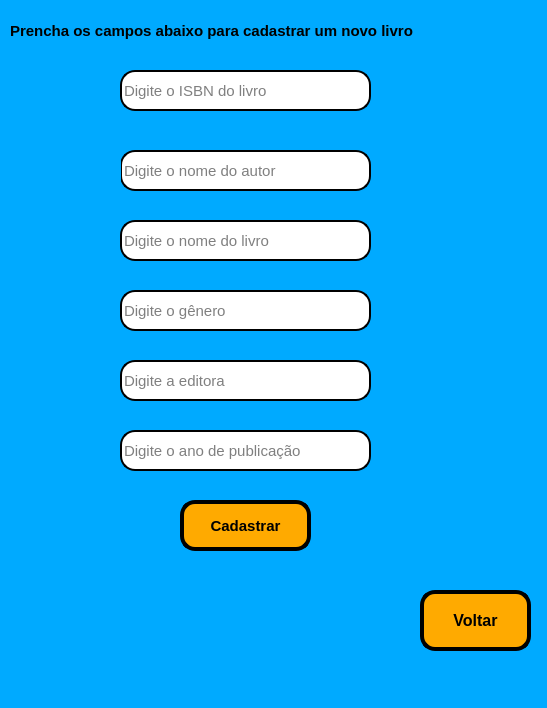
<?xml version="1.0" encoding="UTF-8"?>
<ui version="4.0">
 <class>MainWindow</class>
 <widget class="QMainWindow" name="MainWindow">
  <property name="geometry">
   <rect>
    <x>0</x>
    <y>0</y>
    <width>547</width>
    <height>708</height>
   </rect>
  </property>
  <property name="windowTitle">
   <string>Cadastrar Livro</string>
  </property>
  <property name="styleSheet">
   <string notr="true">background-color: rgb(0, 170, 255);</string>
  </property>
  <widget class="QWidget" name="centralwidget">
   <widget class="QLineEdit" name="editora">
    <property name="geometry">
     <rect>
      <x>120</x>
      <y>360</y>
      <width>251</width>
      <height>41</height>
     </rect>
    </property>
    <property name="font">
     <font>
      <pointsize>11</pointsize>
     </font>
    </property>
    <property name="styleSheet">
     <string notr="true">background-color: rgb(255, 255, 255);
border-radius: 15px;
border-style: outset;
border-width: 2px;</string>
    </property>
    <property name="inputMask">
     <string/>
    </property>
    <property name="text">
     <string/>
    </property>
    <property name="placeholderText">
     <string>Digite a editora</string>
    </property>
   </widget>
   <widget class="QLineEdit" name="genero">
    <property name="geometry">
     <rect>
      <x>120</x>
      <y>290</y>
      <width>251</width>
      <height>41</height>
     </rect>
    </property>
    <property name="font">
     <font>
      <pointsize>11</pointsize>
     </font>
    </property>
    <property name="styleSheet">
     <string notr="true">background-color: rgb(255, 255, 255);
border-radius: 15px;
border-style: outset;
border-width: 2px;</string>
    </property>
    <property name="inputMask">
     <string/>
    </property>
    <property name="text">
     <string/>
    </property>
    <property name="placeholderText">
     <string>Digite o gênero</string>
    </property>
   </widget>
   <widget class="QLabel" name="label_3">
    <property name="geometry">
     <rect>
      <x>110</x>
      <y>100</y>
      <width>321</width>
      <height>41</height>
     </rect>
    </property>
    <property name="font">
     <font>
      <pointsize>11</pointsize>
      <weight>75</weight>
      <bold>true</bold>
     </font>
    </property>
    <property name="styleSheet">
     <string notr="true">color: rgb(255, 85, 0);</string>
    </property>
    <property name="text">
     <string/>
    </property>
   </widget>
   <widget class="QLabel" name="label_4">
    <property name="geometry">
     <rect>
      <x>80</x>
      <y>70</y>
      <width>31</width>
      <height>31</height>
     </rect>
    </property>
    <property name="text">
     <string/>
    </property>
    <property name="pixmap">
     <pixmap>isbn.png</pixmap>
    </property>
    <property name="scaledContents">
     <bool>true</bool>
    </property>
   </widget>
   <widget class="QPushButton" name="pushButton">
    <property name="geometry">
     <rect>
      <x>180</x>
      <y>500</y>
      <width>131</width>
      <height>51</height>
     </rect>
    </property>
    <property name="font">
     <font>
      <pointsize>11</pointsize>
      <weight>75</weight>
      <bold>true</bold>
     </font>
    </property>
    <property name="styleSheet">
     <string notr="true">background-color: rgb(255, 170, 0);
border-radius: 15px;
border-style: outset;
border-width: 4px;
border-color: black;</string>
    </property>
    <property name="text">
     <string>Cadastrar</string>
    </property>
   </widget>
   <widget class="QLabel" name="label_5">
    <property name="geometry">
     <rect>
      <x>80</x>
      <y>300</y>
      <width>31</width>
      <height>31</height>
     </rect>
    </property>
    <property name="text">
     <string/>
    </property>
    <property name="pixmap">
     <pixmap>genero.png</pixmap>
    </property>
    <property name="scaledContents">
     <bool>true</bool>
    </property>
   </widget>
   <widget class="QLabel" name="label_6">
    <property name="geometry">
     <rect>
      <x>70</x>
      <y>360</y>
      <width>41</width>
      <height>41</height>
     </rect>
    </property>
    <property name="text">
     <string/>
    </property>
    <property name="pixmap">
     <pixmap>editar-texto.png</pixmap>
    </property>
    <property name="scaledContents">
     <bool>true</bool>
    </property>
   </widget>
   <widget class="QLineEdit" name="ISBN">
    <property name="geometry">
     <rect>
      <x>120</x>
      <y>70</y>
      <width>251</width>
      <height>41</height>
     </rect>
    </property>
    <property name="font">
     <font>
      <pointsize>11</pointsize>
     </font>
    </property>
    <property name="styleSheet">
     <string notr="true">background-color: rgb(255, 255, 255);
border-radius: 15px;
border-style: outset;
border-width: 2px;</string>
    </property>
    <property name="inputMask">
     <string/>
    </property>
    <property name="text">
     <string/>
    </property>
    <property name="placeholderText">
     <string>Digite o ISBN do livro</string>
    </property>
   </widget>
   <widget class="QLabel" name="label">
    <property name="geometry">
     <rect>
      <x>10</x>
      <y>0</y>
      <width>511</width>
      <height>61</height>
     </rect>
    </property>
    <property name="font">
     <font>
      <pointsize>11</pointsize>
      <weight>75</weight>
      <bold>true</bold>
     </font>
    </property>
    <property name="text">
     <string>Prencha os campos abaixo para cadastrar um novo livro</string>
    </property>
   </widget>
   <widget class="QLineEdit" name="autor">
    <property name="geometry">
     <rect>
      <x>120</x>
      <y>150</y>
      <width>251</width>
      <height>41</height>
     </rect>
    </property>
    <property name="font">
     <font>
      <pointsize>11</pointsize>
     </font>
    </property>
    <property name="styleSheet">
     <string notr="true">background-color: rgb(255, 255, 255);
border-radius: 15px;
border-style: outset;
border-width: 2px;</string>
    </property>
    <property name="inputMask">
     <string/>
    </property>
    <property name="text">
     <string/>
    </property>
    <property name="placeholderText">
     <string>Digite o nome do autor</string>
    </property>
   </widget>
   <widget class="QLabel" name="label_2">
    <property name="geometry">
     <rect>
      <x>70</x>
      <y>150</y>
      <width>51</width>
      <height>41</height>
     </rect>
    </property>
    <property name="text">
     <string/>
    </property>
    <property name="pixmap">
     <pixmap>autor.png</pixmap>
    </property>
    <property name="scaledContents">
     <bool>true</bool>
    </property>
   </widget>
   <widget class="QLineEdit" name="livro">
    <property name="geometry">
     <rect>
      <x>120</x>
      <y>220</y>
      <width>251</width>
      <height>41</height>
     </rect>
    </property>
    <property name="font">
     <font>
      <pointsize>11</pointsize>
     </font>
    </property>
    <property name="styleSheet">
     <string notr="true">background-color: rgb(255, 255, 255);
border-radius: 15px;
border-style: outset;
border-width: 2px;</string>
    </property>
    <property name="inputMask">
     <string/>
    </property>
    <property name="text">
     <string/>
    </property>
    <property name="placeholderText">
     <string>Digite o nome do livro</string>
    </property>
   </widget>
   <widget class="QLabel" name="label_7">
    <property name="geometry">
     <rect>
      <x>70</x>
      <y>230</y>
      <width>41</width>
      <height>31</height>
     </rect>
    </property>
    <property name="text">
     <string/>
    </property>
    <property name="pixmap">
     <pixmap>livro-de-dicionario-com-as-letras-de-a-a-z.png</pixmap>
    </property>
    <property name="scaledContents">
     <bool>true</bool>
    </property>
   </widget>
   <widget class="QLineEdit" name="ano">
    <property name="geometry">
     <rect>
      <x>120</x>
      <y>430</y>
      <width>251</width>
      <height>41</height>
     </rect>
    </property>
    <property name="font">
     <font>
      <pointsize>11</pointsize>
     </font>
    </property>
    <property name="styleSheet">
     <string notr="true">background-color: rgb(255, 255, 255);
border-radius: 15px;
border-style: outset;
border-width: 2px;</string>
    </property>
    <property name="inputMask">
     <string/>
    </property>
    <property name="text">
     <string/>
    </property>
    <property name="placeholderText">
     <string>Digite o ano de publicação</string>
    </property>
   </widget>
   <widget class="QLabel" name="label_8">
    <property name="geometry">
     <rect>
      <x>70</x>
      <y>430</y>
      <width>41</width>
      <height>41</height>
     </rect>
    </property>
    <property name="text">
     <string/>
    </property>
    <property name="pixmap">
     <pixmap>calendario-desktop.png</pixmap>
    </property>
    <property name="scaledContents">
     <bool>true</bool>
    </property>
   </widget>
   <widget class="QLabel" name="label_9">
    <property name="geometry">
     <rect>
      <x>70</x>
      <y>470</y>
      <width>351</width>
      <height>21</height>
     </rect>
    </property>
    <property name="font">
     <font>
      <pointsize>11</pointsize>
      <weight>75</weight>
      <bold>true</bold>
     </font>
    </property>
    <property name="styleSheet">
     <string notr="true">color: rgb(255, 85, 0);</string>
    </property>
    <property name="text">
     <string/>
    </property>
   </widget>
   <widget class="QPushButton" name="pushButton_3">
    <property name="geometry">
     <rect>
      <x>420</x>
      <y>590</y>
      <width>111</width>
      <height>61</height>
     </rect>
    </property>
    <property name="font">
     <font>
      <pointsize>12</pointsize>
      <weight>75</weight>
      <bold>true</bold>
     </font>
    </property>
    <property name="styleSheet">
     <string notr="true">background-color: rgb(255, 170, 0);
border-radius: 15px;
border-style: outset;
border-width: 4px;
border-color: black;</string>
    </property>
    <property name="text">
     <string>Voltar</string>
    </property>
    <property name="icon">
     <iconset>
      <normaloff>voltar.png</normaloff>voltar.png</iconset>
    </property>
   </widget>
   <widget class="QLabel" name="label_10">
    <property name="geometry">
     <rect>
      <x>120</x>
      <y>560</y>
      <width>351</width>
      <height>21</height>
     </rect>
    </property>
    <property name="font">
     <font>
      <pointsize>11</pointsize>
      <weight>75</weight>
      <bold>true</bold>
     </font>
    </property>
    <property name="text">
     <string/>
    </property>
   </widget>
   <zorder>label_9</zorder>
   <zorder>editora</zorder>
   <zorder>genero</zorder>
   <zorder>label_3</zorder>
   <zorder>label_4</zorder>
   <zorder>pushButton</zorder>
   <zorder>label_5</zorder>
   <zorder>label_6</zorder>
   <zorder>ISBN</zorder>
   <zorder>label</zorder>
   <zorder>autor</zorder>
   <zorder>label_2</zorder>
   <zorder>livro</zorder>
   <zorder>label_7</zorder>
   <zorder>ano</zorder>
   <zorder>label_8</zorder>
   <zorder>pushButton_3</zorder>
   <zorder>label_10</zorder>
  </widget>
  <widget class="QMenuBar" name="menubar">
   <property name="geometry">
    <rect>
     <x>0</x>
     <y>0</y>
     <width>547</width>
     <height>26</height>
    </rect>
   </property>
  </widget>
  <widget class="QStatusBar" name="statusbar"/>
 </widget>
 <resources/>
 <connections/>
</ui>
